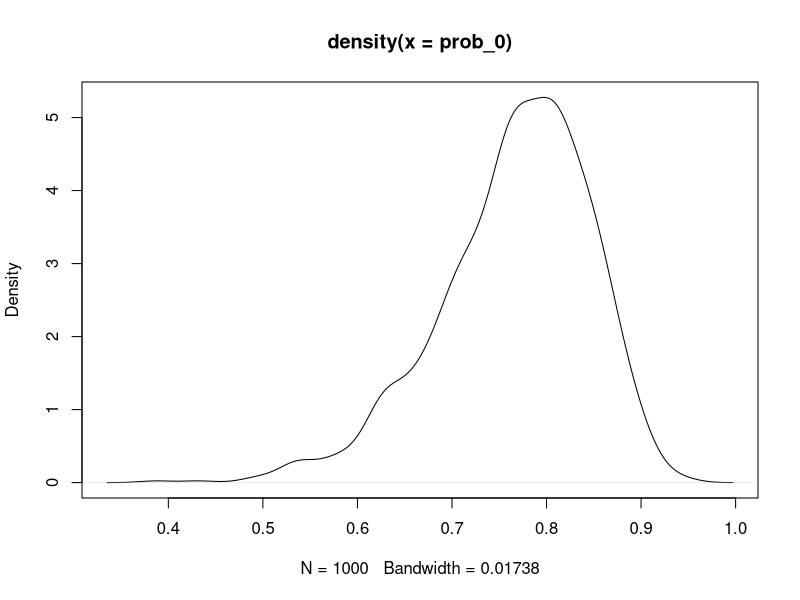
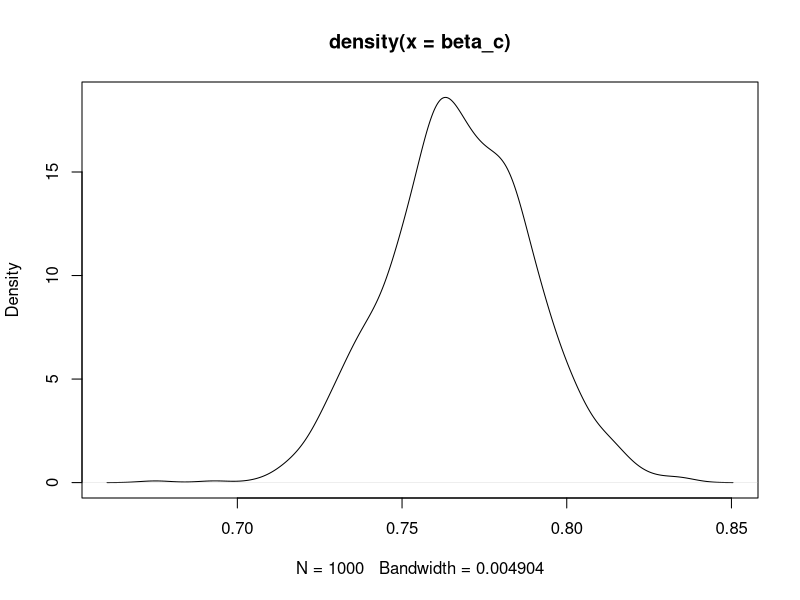

These figures' R source, in order:
# Assignment 2
# A ######################################
library("mvtnorm")
library("bayestestR")
WomenData = read.table("WomenAtWork.dat",sep = " ",header = T)
Y = WomenData[,1] # Work or No work (0, 1)
X = WomenData[,2:8] # Attributes

tao = 2 # From task
I_matrix = diag(7) # 7 variables, needed for b ~ N(*, *)

# Code from lecture 6, copypaste   
logistic_posterior <- function(initVal, y, X, mu, Sigma)
{
  linPred <- as.matrix(X)%*%initVal;
  logLik <- sum( linPred*y - log(1 + exp(linPred)) ); # Likelihood
  logPrior <- dmvnorm(initVal, mu, Sigma, log=TRUE); # Denisty multivariate normal, prior
  return(logLik + logPrior) 
}

initVal = rnorm(7) # Init the 7 random variable thetas using the normal distribution
mu <- as.matrix(rep(0,7)) # Prior mean vector is 0 from the task description
Sigma = (tao^2)*I_matrix # Sigma = the right value in b ~ N(*, *) from task description

# Send into the function from lecture 6
OptimRes <- optim(initVal,logistic_posterior,gr=NULL,Y,X,mu,Sigma,method=c("BFGS"),
                  control=list(fnscale=-1),hessian=TRUE)

# Posterior and approx posteriod std deviation from optim, same way as in 
# lecture 6 vode
print("Posterior mode is")
OptimRes$par 
approxPostStd <- sqrt(diag(solve(-OptimRes$hessian)))
print('The approximate posterior standard deviation is:')
print(approxPostStd)

x_hat = mean(WomenData$NSmallChild) # Get the mean from the NSmallChild data
# 95% Confidence interval calculations from wikipedia 
ci = (1.96 * approxPostStd[6])/sqrt(nrow(WomenData)) 
ci_upper = x_hat + ci
ci_lower = x_hat - ci
ci_upper
ci_lower

# Comparison
glmModel<- glm(Work ~ 0 + ., data = WomenData, family = binomial)
print("Comparison")
print(glmModel$coefficients)
print(OptimRes$par)

# The confidence interval does not contain 0 which indicates that the variable
# is important. The values are almoost the same which means that the  
# approximation is reasonable

# B ###################################################
# draw from the random multivariate norm using the means from the optim.
# The inverse hessian is the sigma for the approximation for the parameter vector
# b
get_probability<- function(m,s){
  x = c(1,18,11,7,40,1,1)
  beta = rmvnorm(1000, mean =m , sigma = s)
  prob_1 = exp(t(as.matrix(x)) %*% t(beta)) / (1 + exp(t(as.matrix(x)) %*% t(beta)))
  # Logistic regression gives prob = 1, we want prob = 0 (1 - prob=1)
  prob_0 = 1 - prob_1 
}

# Probability logistic regression model from task description
prob_0 = get_probability(OptimRes$par,-solve(OptimRes$hessian) )

plot(density(prob_0))

# C ############################################
get_probability<- function(m,s){
  x = c(1,18,11,7,40,1,1)
  beta = rmvnorm(1000, mean =m , sigma = s)
  prob_first_woman = exp(t(as.matrix(x)) %*% t(beta)) / (1 + exp(t(as.matrix(x)) %*% t(beta)))
  prob_first_woman = 1 - prob_first_woman 
  probability_sum =   prob_first_woman
  for(i in 1:12)
  {
    beta = rmvnorm(1000, mean =m , sigma = s)
    prob_loop = exp(t(as.matrix(x)) %*% t(beta)) / (1 + exp(t(as.matrix(x)) %*% t(beta)))
    prob_loop = 1 - prob_loop 
    probability_sum = probability_sum + prob_loop
    
  }
  ret_value = probability_sum/13
  ret_value
}
beta_c = get_probability(OptimRes$par,-solve(OptimRes$hessian) )
plot(density(beta_c))
